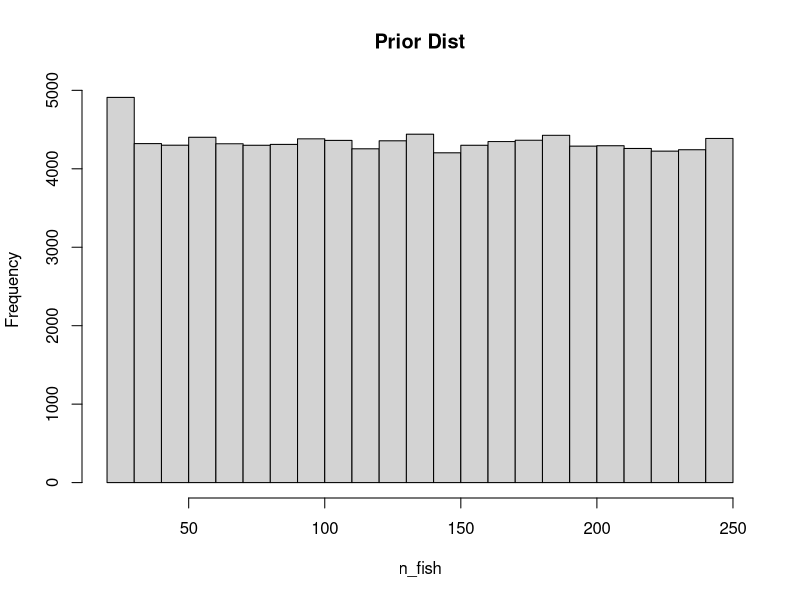
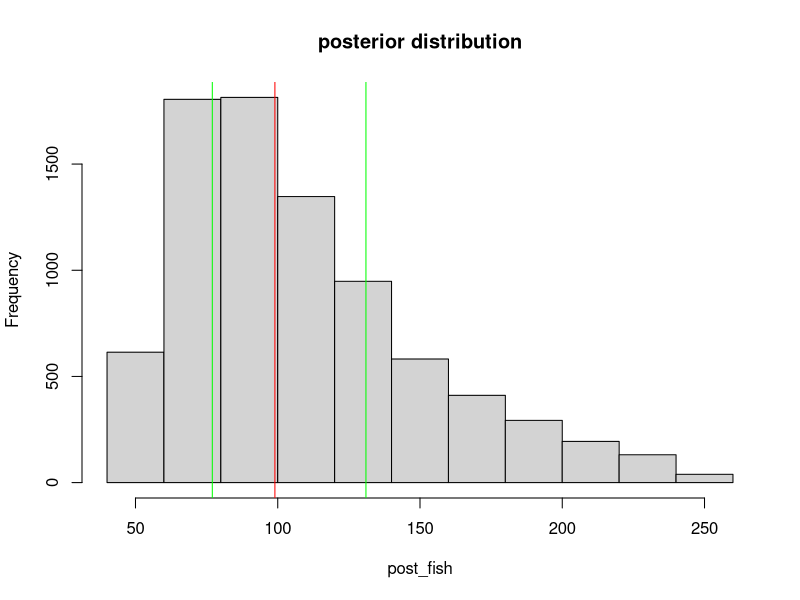
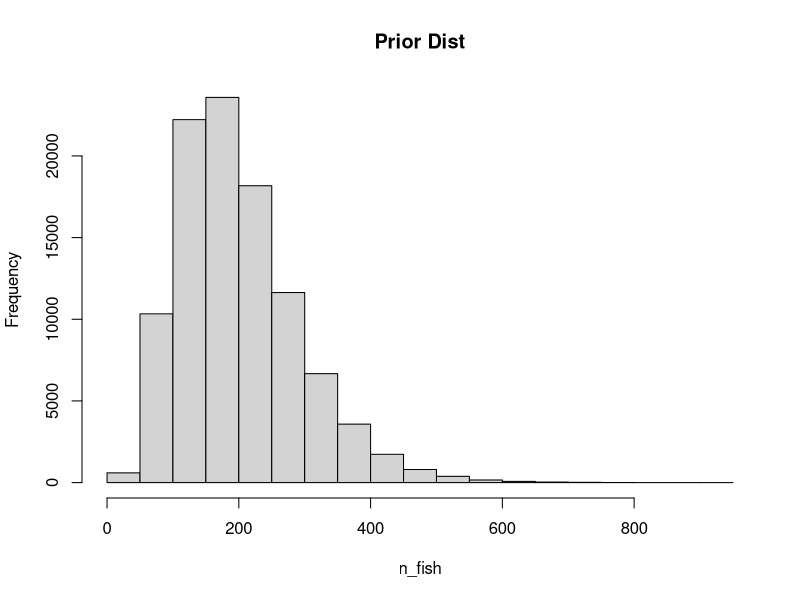
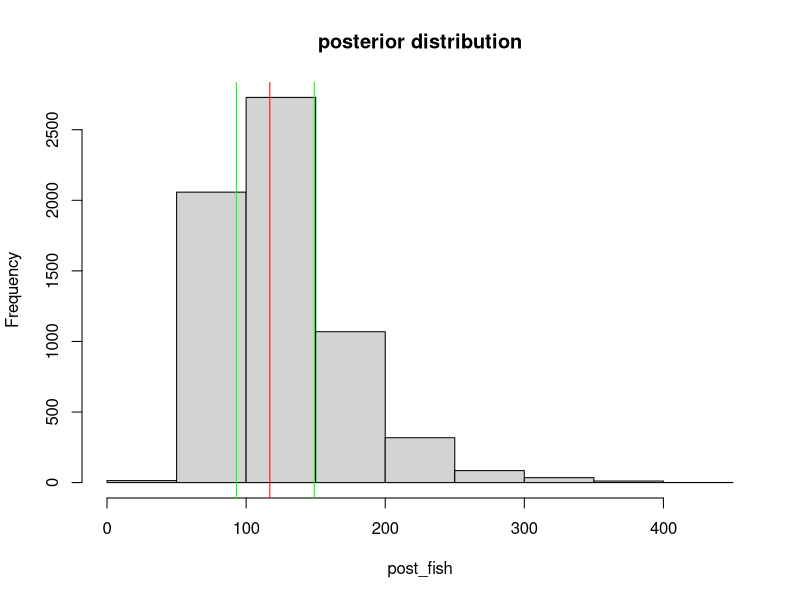

Generate these figures, in order, with R:
n_draw <- 100000
n_fish <- sample(20:250, n_draw, replace=TRUE)
head(n_fish)

hist(n_fish, main="Prior Dist")

#plug in each draw to gen model which generates "fake" data
pick_fish <- function(n_fish) {
    fish <- rep(0:1, c(n_fish - 20, 20))
    sum(sample(fish, 20))
}

#how many marked fish on 2nd pass
n_marked <- rep(NA, n_draw)
for (i in 1:n_draw) {
    n_marked[i] <- pick_fish(n_fish[i])
}

head(n_marked, n=10)

#model
post_fish <- n_fish[n_marked==5]
hist(post_fish, main="posterior distribution")
abline(v=median(post_fish), col='red')
abline(v=quantile(post_fish, probs=c(.25, .75)), col="green")

# what if we have better priors?
n_fish <- rnbinom(n_draw, mu=200-20, size=4) + 20
hist(n_fish, main='Prior Dist')

#how many marked fish on 2nd pass
n_marked <- rep(NA, n_draw)
for (i in 1:n_draw) {
    n_marked[i] <- pick_fish(n_fish[i])
}

head(n_marked, n=10)

#plot again
post_fish <- n_fish[n_marked==5]
hist(post_fish, main="posterior distribution")
abline(v=median(post_fish), col='red')
abline(v=quantile(post_fish, probs=c(.25, .75)), col="green")